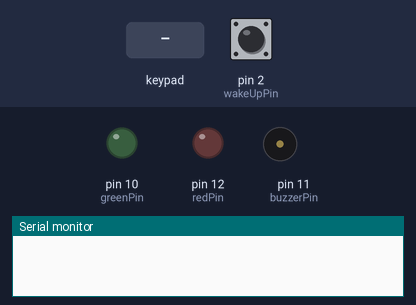
The sketch below on a simulated Arduino Uno, built with avr-gcc and run on an emulated ATmega328P. On the bench: output pins drawn as LEDs (lit = HIGH), buzzer (waves = sounding), the last lines printed to the serial monitor. The test bench sets the inputs (shaded band); at power-on: pin 2 (wakeUpPin) LOW. Sleep ends after the set time or at an interrupt.

Above: at 5.0 s.
5.1 s: pin 2 (wakeUpPin) pulled HIGH for 0.15 s
6.7 s: key '*' pressed
8.2 s: keypad keys 3 4 5 6 * pressed 0.4 s apart
At 10.4 s:
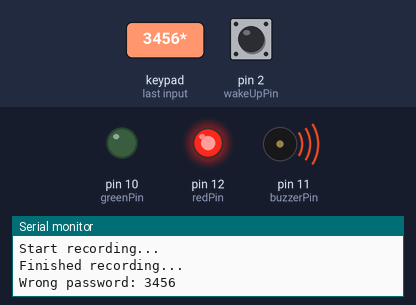
At 11.7 s:
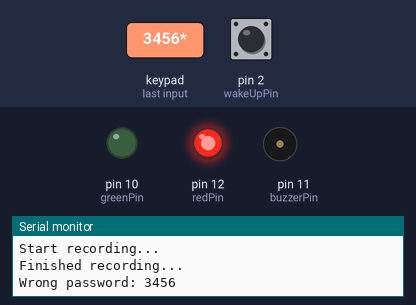
Timing chart, 0 to 15.7 s (numbered marks = the images above; inputs shaded):
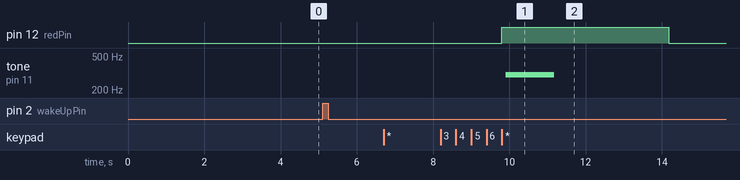

Measured:
- after the input at 8.2 s, pin 12 (redPin): LOW → HIGH after 1.6 s, → LOW 4.4 s later; tone on pin 11 (buzzerPin): silent → 300 Hz after 1.7 s, → silent 1.3 s later

The sketch:

Christos_door_passcode.ino
```cpp
#include <Keypad.h>
#include <avr/sleep.h>//this AVR library contains the methods that controls the sleep modes

const byte ROWS = 4;
const byte COLS = 3;
char keys[ROWS][COLS] = {
  {'1','2','3'},
  {'4','5','6'},
  {'7','8','9'},
  {'*','0','#'}
};

byte rowPins[ROWS] = {3, 4, 5, 6};
byte colPins[COLS] = {7, 8, 9};
byte greenPin = 10;
byte redPin = 12;
byte buzzerPin = 11;
const byte wakeUpPin = 2;

const char* cPassword = "123445566778899";
Keypad keypad = Keypad(makeKeymap(keys), rowPins, colPins, ROWS, COLS);
void setup() {
  Serial.begin(9600);
  pinMode(greenPin, OUTPUT);
  pinMode(redPin, OUTPUT);
  pinMode(buzzerPin, OUTPUT);
  pinMode(wakeUpPin, INPUT);
  digitalWrite(LED_BUILTIN,HIGH);//turning LED on
  goingToSleep();
}

void loop() {
  wakeUpKeypad();
  goingToSleep();
}

void goingToSleep() {
    sleep_enable();//Enabling sleep mode
    attachInterrupt(0, wakeUp, HIGH);//attaching a interrupt to pin d2
    set_sleep_mode(SLEEP_MODE_PWR_DOWN);//Setting the sleep mode, in our case full sleep
    digitalWrite(LED_BUILTIN,LOW);//turning LED off
    delay(1000); //wait a second to allow the led to be turned off before going to sleep
    sleep_cpu();//activating sleep mode
    Serial.println("just woke up!");//next line of code executed after the interrupt
    Serial.println("Interrrupt Fired");//Print message to serial monitor
    sleep_mode();
    sleep_disable();//Disable sleep mode
    detachInterrupt(0); //Removes the interrupt from pin 2;
    digitalWrite(LED_BUILTIN,HIGH);//turning LED on
}

void wakeUp() {
}

void wakeUpKeypad() {
  char* password;

  noTone(buzzerPin);

  char key = getValidKey();

  if(key == '*') {
    Serial.println("Start recording...");
    password = getPassword();
    if(verifyPassword(password)) {
      digitalWrite(greenPin, HIGH);
      Serial.print("Password passed: ");
      Serial.println(password);
      buzzCorrectPassword();
      digitalWrite(greenPin, LOW);
    } else {
      digitalWrite(redPin, HIGH);
      Serial.print("Wrong password: ");
      Serial.println(password);
      buzzWrongPassword();
      digitalWrite(redPin, LOW);
    }
  }
}

char getValidKey() {
  char key;
  while(true) {
    key = keypad.getKey();
    if(key)
      return key;
  }

  return 0;
}

char* getPassword() {
  char* password = new char(33);
  memset(password, 0, 33);
  int i = 0;
  char key;
  key = getValidKey();
  while(key != '*' && i <= 32) {
    password[i] = key;
    i++;
    key = getValidKey();
  }

  Serial.println("Finished recording...");
  return password;
}

void buzzCorrectPassword() {
  tone(buzzerPin, 500); //turn the buzzer on
  delay(200); //wait for 5 milliseconds
  tone(buzzerPin, 300); //turn the buzzer on
  delay(500); //wait for 5 milliseconds
  noTone(buzzerPin);
  delay(3000);
}

void buzzWrongPassword() {
  for(int t = 0; t < 3; t++) {
    //frequence loop from 200 to 800
    for(int i = 200;i <= 300;i++) {
      tone(buzzerPin,i); //turn the buzzer on
      delay(1); //wait for 5 milliseconds
    }
    delay(50); //wait for 4 seconds on highest frequence
    //frequence loop from 800 downto 200
    for(int i = 300;i >= 200;i--) {
      tone(buzzerPin,i);
      delay(3);
    }
  }
  noTone(buzzerPin);
  delay(3000);
}

bool verifyPassword(char* password) {
  if(strncmp(password, cPassword, strlen(cPassword)) == 0)
    return true;

  return false;
}
```
